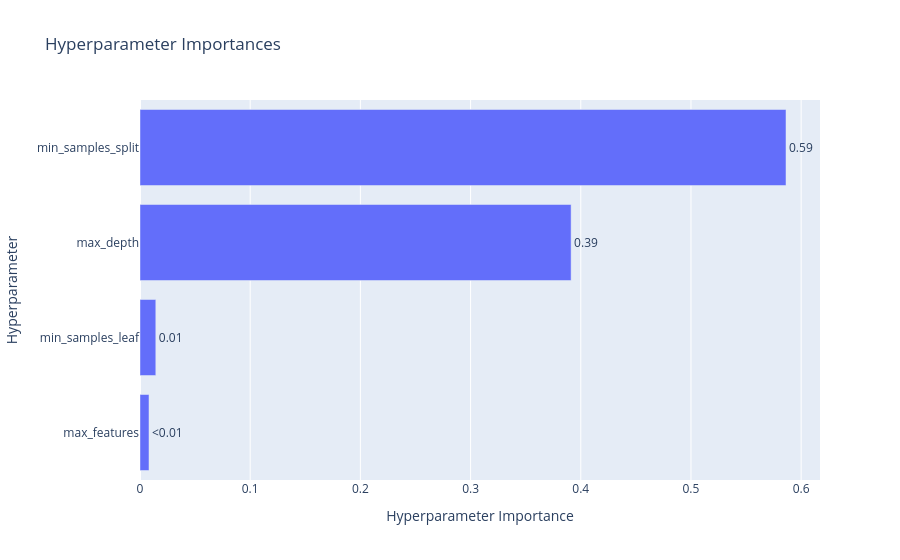

Source (notebook cell):
### Code cell
plot_param_importances(study)

### Figure 1 — Plotly figure (JSON) as saved in the notebook; plotly's stock layout.template omitted (floating-point values rounded to 4 significant figures)
{"data": [{"cliponaxis": false, "hovertemplate": ["max_features (FloatDistribution): 0.008157189104086048<extra></extra>", "min_samples_leaf (IntDistribution): 0.014351889612322838<extra></extra>", "max_depth (IntDistribution): 0.39124026203680756<extra></extra>", "min_samples_split (IntDistribution): 0.5862506592467835<extra></extra>"], "name": "Objective Value", "orientation": "h", "text": ["<0.01", "0.01", "0.39", "0.59"], "textposition": "outside", "type": "bar", "x": [0.008157, 0.01435, 0.3912, 0.5863], "y": ["max_features", "min_samples_leaf", "max_depth", "min_samples_split"]}], "layout": {"title": {"text": "Hyperparameter Importances"}, "xaxis": {"title": {"text": "Hyperparameter Importance"}}, "yaxis": {"title": {"text": "Hyperparameter"}}}}
